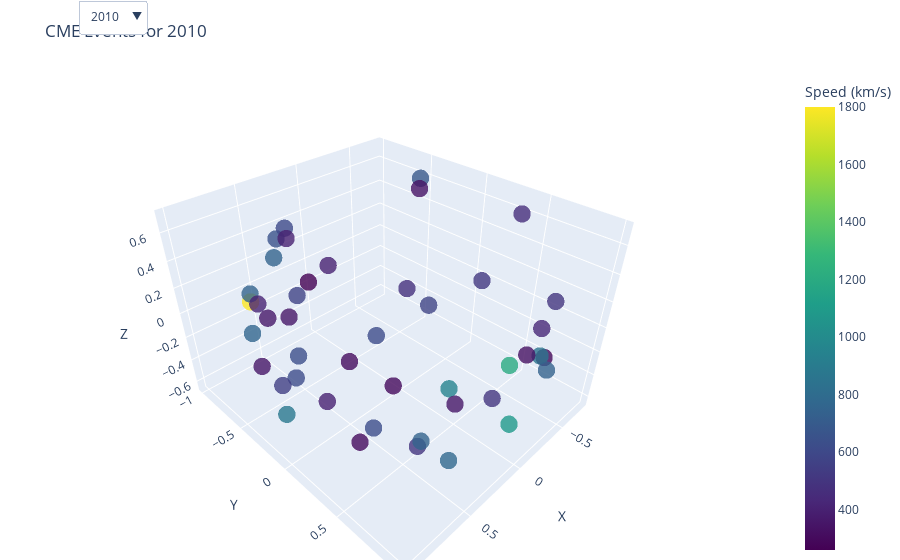

Here is the notebook cell this chart was saved with:
### Code cell
import pandas as pd
import numpy as np
import plotly.graph_objects as go

df_model = pd.DataFrame(cme_data)

# Define the spherical to cartesian conversion function
def spherical_to_cartesian(lat, lon, radius=1):
    lat_rad = np.radians(lat)
    lon_rad = np.radians(lon)
    x = radius * np.cos(lat_rad) * np.cos(lon_rad)
    y = radius * np.cos(lat_rad) * np.sin(lon_rad)
    z = radius * np.sin(lat_rad)
    return x, y, z

# Example: extract lat/lon from nested 'cmeAnalyses' list of dicts
df['latitude'] = df['cmeAnalyses'].apply(lambda x: x[0]['latitude'] if x and isinstance(x, list) and 'latitude' in x[0] else None)
df['longitude'] = df['cmeAnalyses'].apply(lambda x: x[0]['longitude'] if x and isinstance(x, list) and 'longitude' in x[0] else None)
df['speed'] = df['cmeAnalyses'].apply(lambda x: x[0]['speed'] if x and isinstance(x, list) and 'speed' in x[0] else None)
df['year'] = pd.to_datetime(df['startTime']).dt.year
# Drop rows where lat or lon is missing
df_clean = df.dropna(subset=['latitude', 'longitude'])

# Compute X, Y, Z coordinates
df_clean['x'], df_clean['y'], df_clean['z'] = zip(*df_clean.apply(
    lambda row: spherical_to_cartesian(row['latitude'], row['longitude']), axis=1
))

df_clean.head(1)

# Unique years
years = sorted(df_clean['year'].dropna().unique())

# Create a trace for each year
data_traces = []
buttons = []

for idx, year in enumerate(years):
    df_year = df_clean[df_clean['year'] == year]
    trace = go.Scatter3d(
        x=df_year['x'],
        y=df_year['y'],
        z=df_year['z'],
        mode='markers',
        marker=dict(
            size=6,
            color=df_year['speed'],
            colorscale='Viridis',
            opacity=0.8,
            colorbar=dict(title='Speed (km/s)') if idx == 0 else None
        ),
        name=str(year),
        text=df_year['activityID'],
        hoverinfo='text',
        visible=(idx == 0)  # Show only the first year initially
    )
    data_traces.append(trace)

    # Create button for this year
    buttons.append(dict(
        label=str(year),
        method='update',
        args=[{'visible': [i == idx for i in range(len(years))]},
              {'title': f'CME Events for {year}'}]
    ))


# Create the figure
fig = go.Figure(data=data_traces)

# Add dropdown menu
fig.update_layout(
    updatemenus=[dict(
        active=0,
        buttons=buttons,
        direction='down',
        showactive=True,
        x=0.1,
        xanchor='left',
        y=1.15,
        yanchor='top'
    )],
    scene=dict(
        xaxis_title='X',
        yaxis_title='Y',
        zaxis_title='Z',
        aspectmode='data'
    ),
    title=f'CME Events for {years[0]}',
    margin=dict(l=0, r=0, b=0, t=30)
)

fig.show()
